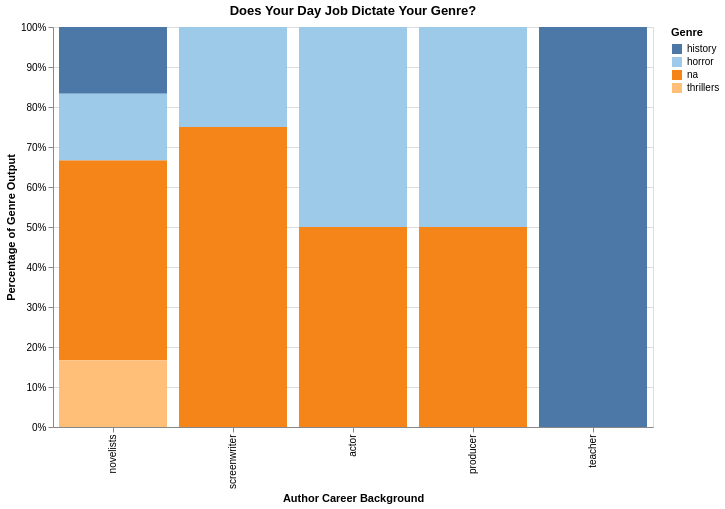

Notebook code for this chart:
### Markdown cell above
From the data, we see writers whose occupations include being an actor and a producer have a stronger novel popularity than other individuals. Before this visual, I have conducted a further investigation of the data itself as I grouped the rows based on the author while also trying to preserve the Goodreads ranking to which I had to create two separate dataframes and merge them. From what I have found, there were in total of 8 authors with some of them having more than one occupation. Those with more than one occupations had resulted in more rows in the melted_occupations dataframe which was made after the melting operation. This means for the rows that represent different occupations, those authors' average Goodreads ranking were repeated. So, the visual may not be entirely accurate with the small sample size we have and the algorithmic approach taken. But also the results could be affected based on the writer's popularity themselves as they expanded their occupation beyond just being a "writer." They may have received success from being a producer, actor, etc. or having their novels adapted into movies.

### Code cell
alt.Chart(melted_occupations).mark_bar().encode(
    # 1. X-axis uses the cleaned occupation labels
    x=alt.X("specific_occupation:N", title="Author Career Background", sort='-y'),
    
    # 2. Normalized Y-axis shows the % breakdown of genres within that job
    y=alt.Y('count():Q', stack='normalize', title='Percentage of Genre Output', axis=alt.Axis(format='%')),
    
    # 3. Color by Genre to see the "Flavor" of each career
    color=alt.Color('genre:N', title="Genre", scale=alt.Scale(scheme='tableau20')),
    
    tooltip=['specific_occupation', 'genre', 'count()']
).properties(
    width=600,
    height=400,
    title="Does Your Day Job Dictate Your Genre?"
)

### Figure 1 — Vega-Lite specification as saved in the notebook (floating-point values rounded to 4 significant figures)
{"config": {"view": {"continuousWidth": 300, "continuousHeight": 300}}, "data": {"name": "data-86ad0509c2b9f951238aaeb65df9efde"}, "mark": {"type": "bar"}, "encoding": {"color": {"field": "genre", "scale": {"scheme": "tableau20"}, "title": "Genre", "type": "nominal"}, "tooltip": [{"field": "specific_occupation", "type": "nominal"}, {"field": "genre", "type": "nominal"}, {"aggregate": "count", "type": "quantitative"}], "x": {"field": "specific_occupation", "sort": "-y", "title": "Author Career Background", "type": "nominal"}, "y": {"aggregate": "count", "axis": {"format": "%"}, "stack": "normalize", "title": "Percentage of Genre Output", "type": "quantitative"}}, "height": 400, "title": "Does Your Day Job Dictate Your Genre?", "width": 600, "$schema": "https://vega.github.io/schema/vega-lite/v6.1.0.json", "datasets": {"data-86ad0509c2b9f951238aaeb65df9efde": [{"author": "Toni Morrison", "genre": "history", "author_gender": "female", "gr_num_ratings_rank": 158.0, "specific_occupation": "teacher", "is_present": 1}, {"author": "James Joyce", "genre": "na", "author_gender": "male", "gr_num_ratings_rank": 289.0, "specific_occupation": "novelists", "is_present": 1}, {"author": "Toni Morrison", "genre": "history", "author_gender": "female", "gr_num_ratings_rank": 158.0, "specific_occupation": "novelists", "is_present": 1}, {"author": "Dan Brown", "genre": "thrillers", "author_gender": "male", "gr_num_ratings_rank": 135.0, "specific_occupation": "novelists", "is_present": 1}, {"author": "Stephen King", "genre": "horror", "author_gender": "male", "gr_num_ratings_rank": 126.0, "specific_occupation": "novelists", "is_present": 1}, {"author": "John Grisham", "genre": "na", "author_gender": "male", "gr_num_ratings_rank": 405.0, "specific_occupation": "novelists", "is_present": 1}, {"author": "Emma Donoghue", "genre": "na", "author_gender": "female", "gr_num_ratings_rank": 101.0, "specific_occupation": "novelists", "is_present": 1}, {"author": "Stephen King", "genre": "horror", "author_gender": "male", "gr_num_ratings_rank": 126.0, "specific_occupation": "actor", "is_present": 1}, {"author": "John Grisham", "genre": "na", "author_gender": "male", "gr_num_ratings_rank": 405.0, "specific_occupation": "actor", "is_present": 1}, {"author": "Ian McEwan", "genre": "na", "author_gender": "male", "gr_num_ratings_rank": 141.0, "specific_occupation": "screenwriter", "is_present": 1}, {"author": "Stephen King", "genre": "horror", "author_gender": "male", "gr_num_ratings_rank": 126.0, "specific_occupation": "screenwriter", "is_present": 1}, {"author": "John Grisham", "genre": "na", "author_gender": "male", "gr_num_ratings_rank": 405.0, "specific_occupation": "screenwriter", "is_present": 1}, {"author": "Emma Donoghue", "genre": "na", "author_gender": "female", "gr_num_ratings_rank": 101.0, "specific_occupation": "screenwriter", "is_present": 1}, {"author": "Stephen King", "genre": "horror", "author_gender": "male", "gr_num_ratings_rank": 126.0, "specific_occupation": "producer", "is_present": 1}, {"author": "John Grisham", "genre": "na", "author_gender": "male", "gr_num_ratings_rank": 405.0, "specific_occupation": "producer", "is_present": 1}]}}
